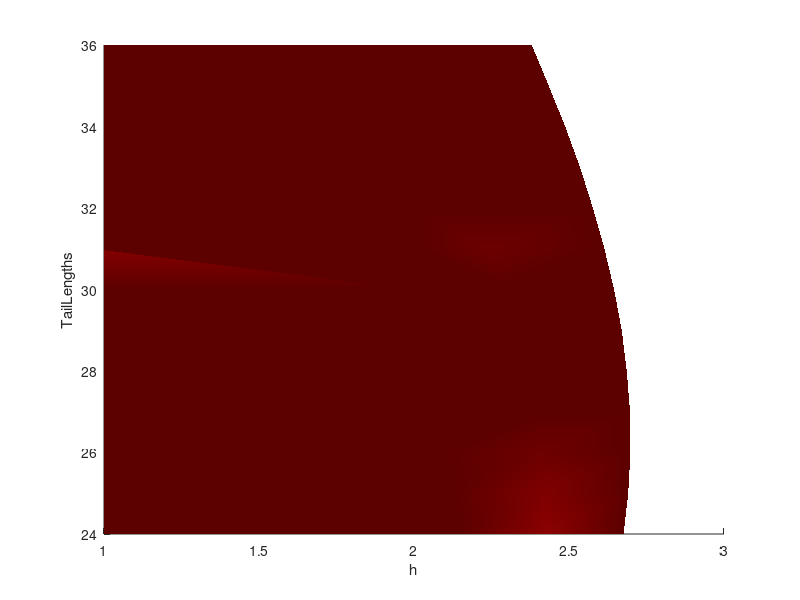
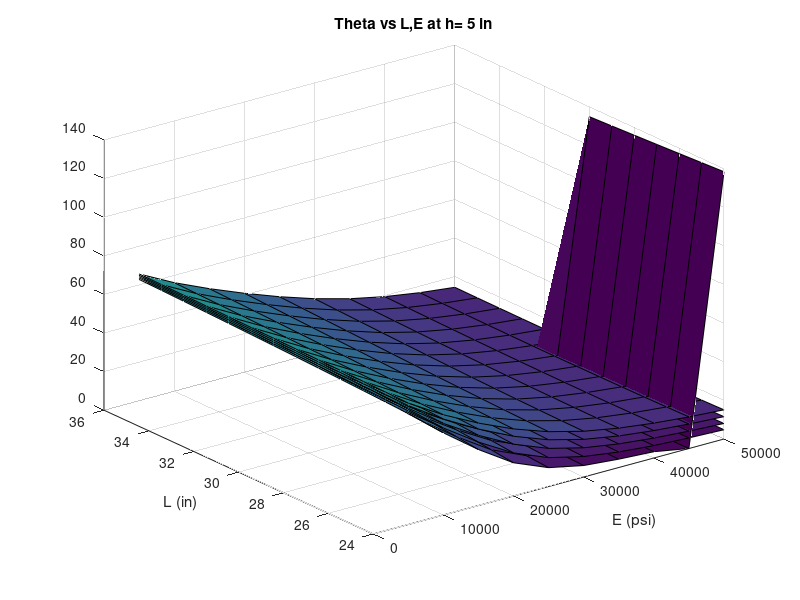
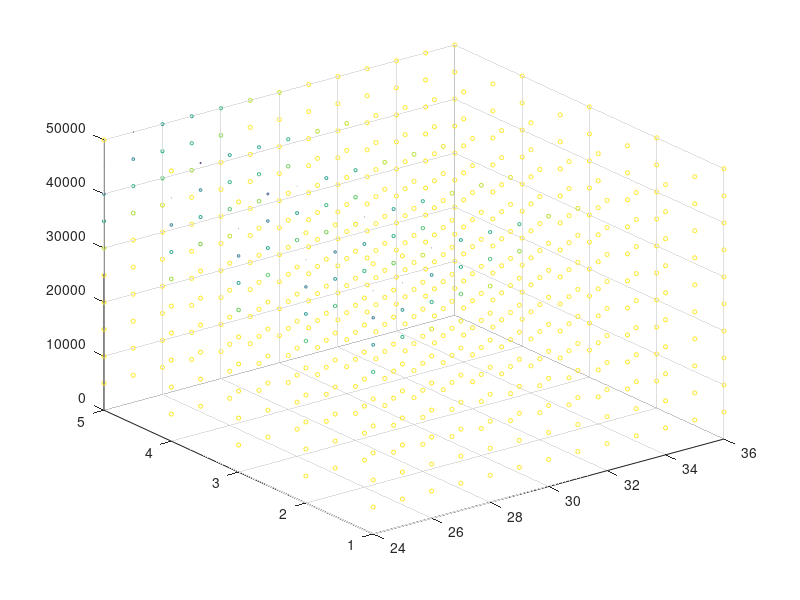
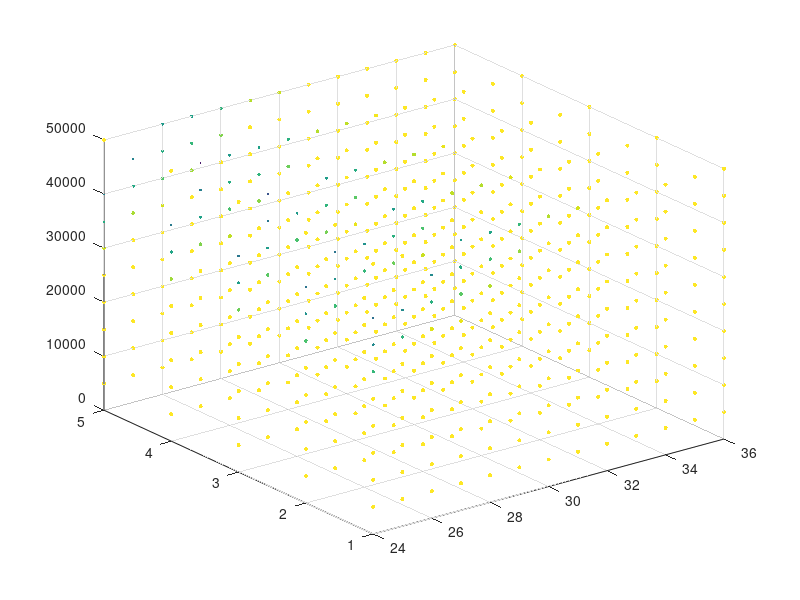

Here is the MATLAB script that generated these plots, in order:
clear;clc;close all

Lmax= 36;   %max length of tail (in)
Lmin= 24;   %min length of tail (in)
dL=1;      %L increment size (in)
hmax=5;     %max altitude of body(in)
hmin=1;     %min altitude of body(in)
dh=1;     %h increment size (in)
Emax=50000; %max modulus of elasticity (psi)
Emin=5000;  %min modulus of elasticity (psi)
dE=5000;    %E increment size (psi)

TailLengths = Lmin:dL:Lmax;   %tail length vector
h = hmin:dh:hmax;             %altitude vector
ModE=Emin:dE:Emax;            %modulus of elasticity vector


load LEHplotdata1.mat



[Y,X,Z]=ndgrid(h,TailLengths,ModE);

p=patch(isosurface(h,TailLengths,ModE,plotdata.theta.data,7));
isonormals(h,TailLengths,ModE,plotdata.theta.data,p)
set(p,'FaceColor','red','EdgeColor','none');
camlight 
lighting gouraud
xlabel('h')
ylabel('TailLengths')
zlabel('ModE')

[X2,Y2]=meshgrid(ModE,TailLengths);
    figure
for i=1:length(h)
    %figure
    surf(X2,Y2,squeeze(plotdata.theta.data(:,h(i),:)))
    ylabel('L (in)')
    xlabel('E (psi)')
    title(['Theta vs L,E at h= ' num2str(h(i)) ' in'])
    hold on
end



rX=reshape(X,numel(X),1);
rY=reshape(Y,numel(Y),1);
rZ=reshape(Z,numel(Z),1);
rdata=reshape(plotdata.theta.data,numel(plotdata.theta.data),1);
ind=find(rdata>9);
rdata(ind)=9;
% specify the indexed color for each point
icolor = ceil((rdata/max(rdata))*256);

figure;
scatter3(rX,rY,rZ,rdata,icolor);
figure;
scatter3(rX,rY,rZ,rdata,icolor,'filled');
    
    
    